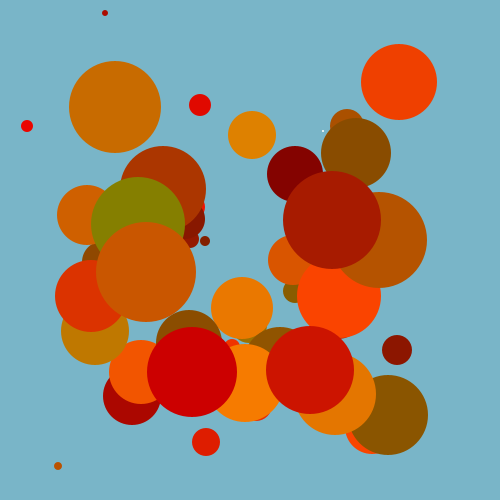
Frame 1 (no input)
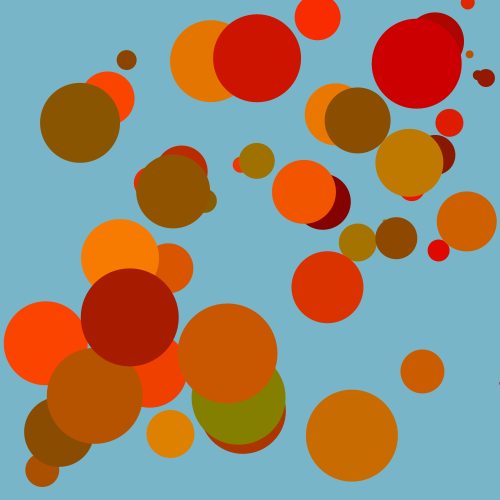
Frame 60 (the mouse pressed at the canvas centre just before this capture)
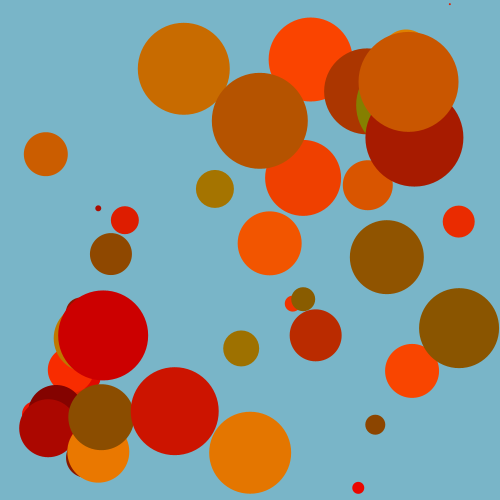
Frame 120 (the mouse held since frame 60 and released just before this capture)

The Processing sketch that drew these frames (run headless with seeded random() and noise(); from frame 60 on, the mouse is pressed at the canvas centre):

// Processing sketch: processing_33793
// ── processing_33793.pde

int numCircles = 50;
float [] circleX = new float[numCircles];
float [] circleY = new float[numCircles];

int [] rad = new int[numCircles];

float[] speed=new float[numCircles];
float[] r=new float[numCircles];
float[] g=new float[numCircles];
float[] b=new float[numCircles];

boolean[] isGoingRight=new boolean[numCircles];
boolean[] isGoingDown=new boolean[numCircles];

 
void setup(){
  size(500,500);
  smooth();
  noStroke();
  frameRate(20);

   
  for(int i=0; i< numCircles; i++){
    rad[i]= 2*(i+1);
    circleX[i] = round(random(rad[i], width-rad[i]));
    circleY[i] = round(random(rad[i], height-rad[i]));
    speed[i]=random(5,10);
    r[i] =random(130,255);
    g[i] =random(133);
    b[i] =random(0);
    isGoingRight[i] = true;
    isGoingDown[i] = false;
  }
  
}
 
 
 
void draw(){
  background(121,181,200);
  
  for(int i=0; i< numCircles; i++){
    ellipse(circleX[i], circleY[i],rad[i],rad[i]);
    fill(r[i], g[i], b[i]);
    noStroke();
    
    //for X  
    //x-right side
    if (circleX[i] + ((rad[i])/2) > width) {
      isGoingRight[i]=false;
    }
    //x-left side
    if (circleX[i] - ((rad[i])/2) < 0) {
      isGoingRight[i]=true;
    }
    
    if (isGoingRight[i] == true) {
      circleX[i]+=speed[i];
    }
    
    else {
      circleX[i]-=speed[i];
    }
     

   //for Y
   //y-bottom side
    if (circleY[i] + ((rad[i])/2) > height) {
      isGoingDown[i]=false;
    }
    //y-top side
    if (circleY[i] - ((rad[i])/2) < 0) {
      isGoingDown[i]=true;
    }
    
    if (isGoingDown[i] == true) {
      circleY[i]+=speed[i];
    }
    else {
      circleY[i]-=speed[i];
    }
     
  }
}
 

   
    
